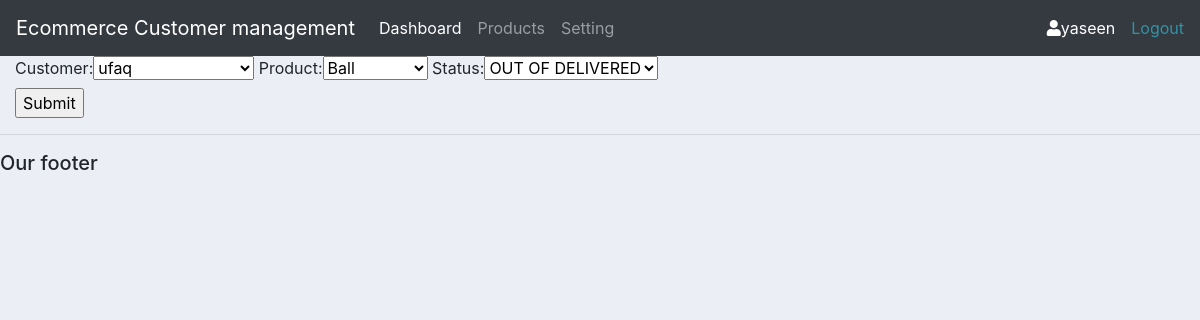
The page /updateorder/44/ (signed in) on the database as committed earlier.
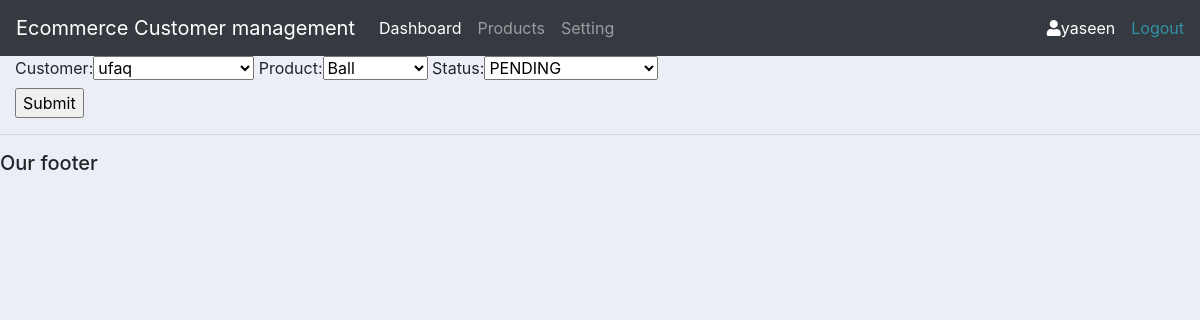
The same page on the database as committed later.
### content/models.py (models this page shows, shortened)
class Order(models.Model):
    STATUS={
        ('DELIVERED', 'DELIVERED'),
        ('OUT OF DELIVERED', 'OUT OF DELIVERED'),
        ('PENDING', 'PENDING'),
    }
    customer=models.ForeignKey(Customer,on_delete=models.CASCADE)
    product=models.ForeignKey(Product,on_delete=models.CASCADE)
    status=models.CharField(max_length=200,choices=STATUS)
    date = models.DateTimeField(auto_now_add=True,null=True)

### content/decoration.py (the view)
        def wrapper_func(request,*args,**kwargs):
            group = None
            if request.user.groups.exists():
                group = request.user.groups.all()[0].name
            if group in allowed_roles:
                return view_func(request,*args,**kwargs)
            else:
                return HttpResponse('you are not authorized to view this page')

### content/form.py
class Createform(ModelForm):
    class Meta:
        model=Order
        fields='__all__'

### content/decoration.py (called while the page is built)
def allowed_user(allowed_roles=[]):
    def decorator(view_func):
        def wrapper_func(request,*args,**kwargs):
            group = None
            if request.user.groups.exists():
                group = request.user.groups.all()[0].name
            if group in allowed_roles:
                return view_func(request,*args,**kwargs)
            else:
                return HttpResponse('you are not authorized to view this page')
        return wrapper_func
    return decorator

### content/models.py (called while the page is built)
    def __str__(self):
        return self.name

    def __str__(self):
        return self.name

### content/views.py (called while the page is built)
@login_required(login_url='login')
@allowed_user(allowed_roles=['admin'])
def CreateFrom(request,pk):
    orders=Order.objects.get(id=pk)
    form=Createform(instance=orders)
    if request.method == 'POST':
        form=Createform(request.POST,instance=orders)
        if form.is_valid():
            form.save()
            return redirect('/')
    context={'form':form}
    return render(request,'content/update.html',context)

### content/templates/content/update.html (shortened to what this page needs)
{%  extends 'content/main.html' %}
{% block content %}
  <form action="" method="post">
    {{form}}
  <br>
    <input type="submit">
</form>
{% endblock %}

Rows that differ between the two databases and show on the page:
changed Order "ufaq": status "OUT OF DELIVERED" → "PENDING"
